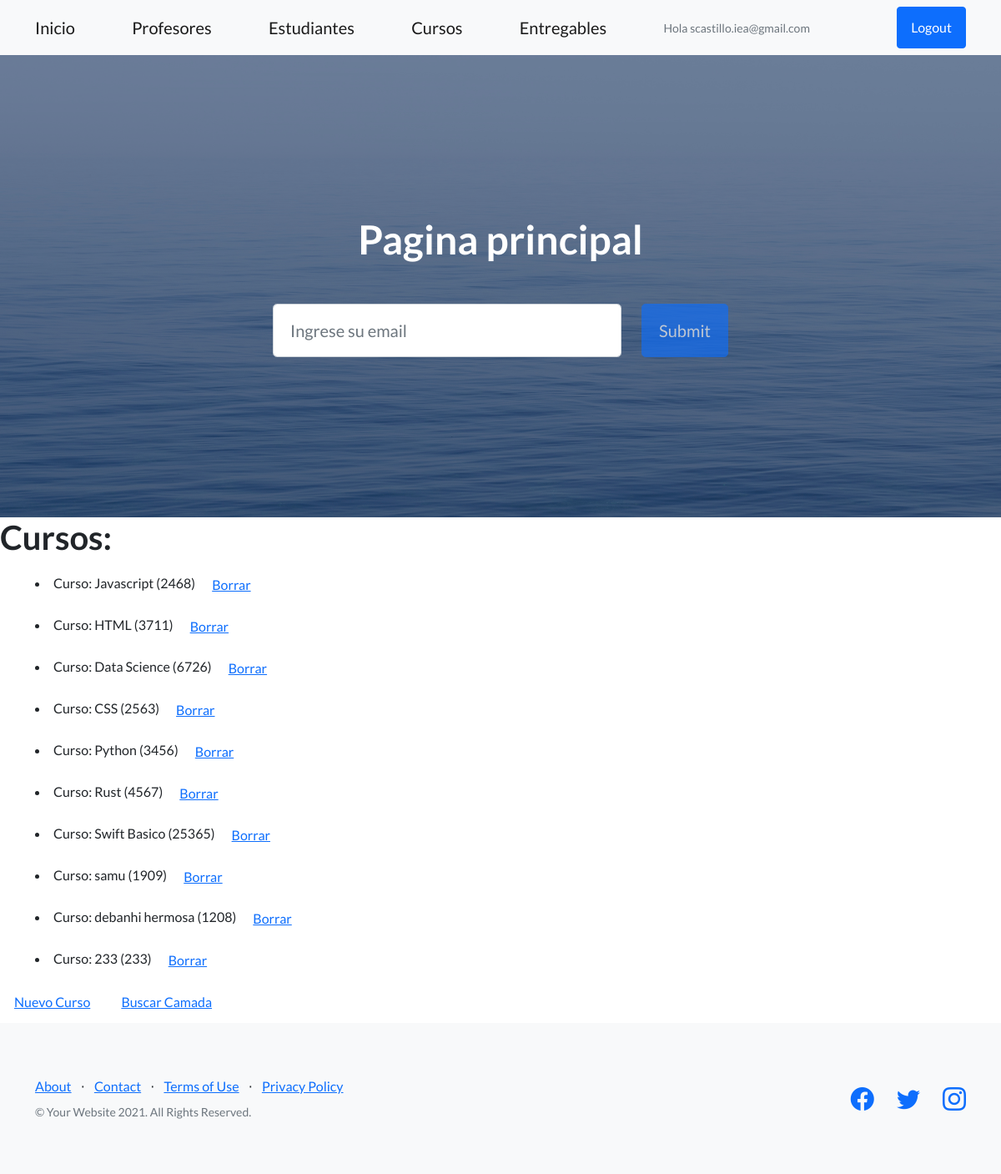
The page /AppCoder/cursos/ (signed in) on the database as committed earlier.
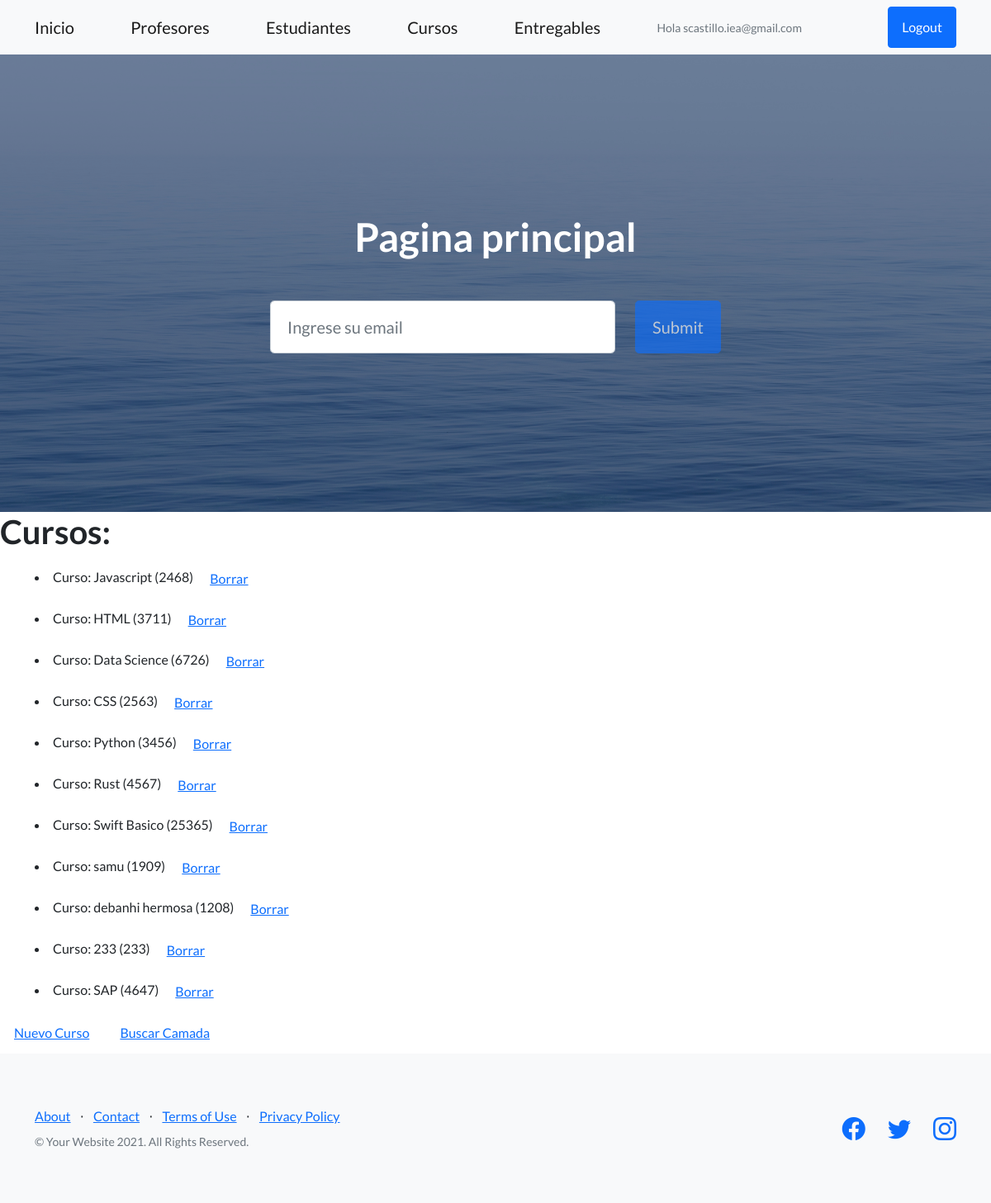
The same page on the database as committed later.
### AppCoder/models.py (models this page shows)
class Curso(models.Model):
    nombre = models.CharField(max_length=40)
    camada = models.IntegerField()
    def __str__(self):
        return f'Curso: {self.nombre} ({self.camada})'

### AppCoder/views.py (the view)
# urls.py: path('cursos/', login_required(views.cursos), name='Cursos'),
def cursos(request):
    return render(request, "AppCoder/cursos.html",
                  {'cursos': Curso.objects.all()})

### AppCoder/templates/AppCoder/cursos.html
{% extends 'AppCoder/padre.html' %}
{%  load static %}
{% block contenidoquecambia%}
    <h1>Cursos:</h1>
    {% for curso in cursos %}
        <div class="container">
            <li>
                {{ curso }}
                <a class="btn btn-link" href="{% url 'curso_delete' curso.id %}">Borrar</a>
            </li>
        </div>
    {% endfor %}
<a class="btn btn-link" href="{% url 'formulario_curso' %}">Nuevo Curso</a>
<a class="btn btn-link" href="{% url 'busqueda_camada' %}">Buscar Camada</a>
{% endblock %}

Rows that differ between the two databases and show on the page:
added Curso: nombre+camada "Curso: SAP (4647)"
